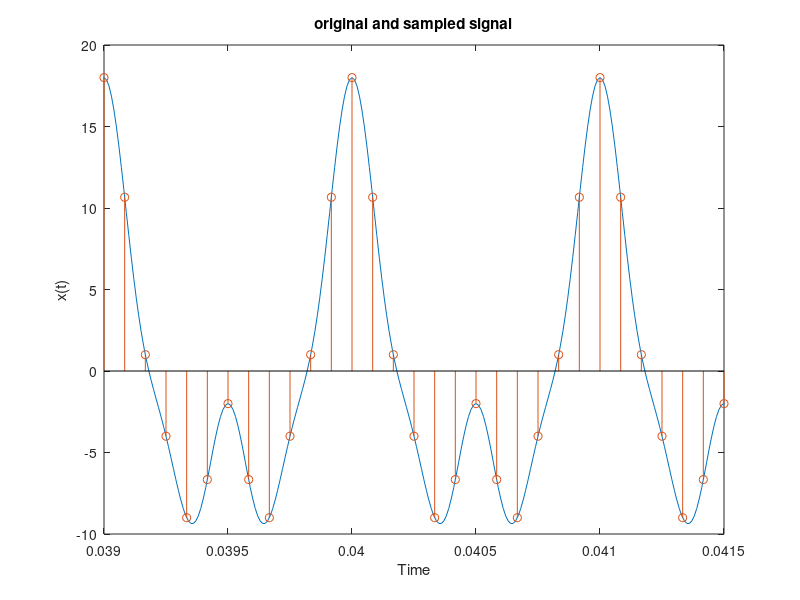

This chart was generated by the following MATLAB code: (Note: this script raises an error after producing the figure.)
clear;
clc;
%% Creating the Original Signal and Sampling at 12kHz
Fs = 12e3;                                                                 %Setting the Sampling Rate
t=0:0.01*10^-3:(100-0.01)*10^-3;                                           %Creating the time array for original signal
t1 = 0:1/Fs:(100-0.01)*10^-3;                                              %Creating the time 
x=10*cos(2*pi*1e3*t)+6*cos(2*pi*2*1e3*t)+2*cos(2*pi*4*1e3*t);              % Original Function
x1=10*cos(2*pi*1e3*t1)+6*cos(2*pi*2*1e3*t1)+2*cos(2*pi*4*1e3*t1);          % Sampled function
plot(t,x);                                                                 %Plotting the original function
hold on;
stem(t1,x1);                                                               %Plotting the sampled function
xlabel('Time');                                                            %X-Axis Label
ylabel('x(t)');                                                            %Y-Axis Label
title('original and sampled signal');                                      %Plot title
xlim([0.039, 0.0415]);
%% DFT of the Sampled Signal at 12kHz
DFT(10000,12);                                                             %Number of samples = 1e4 , Sampling Frequency = 12kHz
DFT(64,12);                                                                %Number of samples = 64 , Sampling Frequency = 12kHz
DFT(128,12);                                                               %Number of samples = 128 , Sampling Frequency = 12kHz
DFT(256,12);                                                               %Number of samples = 256 , Sampling Frequency = 12kHz
%% DFT of the Sampled Signal at frequencies lower than Nyquist Frequencies
DFT(10000,8);                                                              %Sampling Frequency = 8kHz, Number of samples = 1e4
DFT(10000,5);                                                              %Sampling Frequency = 5kHz, Number of samples = 1e4
DFT(10000,4);                                                              %Sampling Frequency = 4kHz, Number of samples = 1e4
%% Generating and Sampling a Square Wave
t= 0:1/(40e4):3e-3;                                                        %Time array
x = square(2*pi*1e3*t);                                                    %Square Wave
t1 = 0:1/20e3:3e-3;                                                        %Time array
x1 = square(2*pi*1e3*t1);                                                  %Sampled Wave
plot(t,x);                                                                 %Plot
hold on;
stem(t1,x1);                                                               %Sampled Signal Plotted
xlabel('Time');                                                            %X-Axis Label
ylabel('x(t)');                                                            %Y-Axis Label
title('original and sampled square Wave');                                 %Plot title
ylim([-2, 2]);                                                             %Y Axis Limits
%% DFT of Square Wave
[dt,y] = DFTsqr(256,20);                                                   % DFT of the square Wave, 20kHz, 256 Samples
%% Reconstruction of the Signal from the DFT
figure;
recx = ifft(y); 
t = (0:size(recx,2)-1)*dt;
x = square(2*pi*1e3*t);
plot(t,recx);
error = x-recx;
error = sqrt(error*error')
%% Error Plotting for Different Sampling Rates
freqarr = 2:2:600;
err = zeros(size(freqarr,1),1);
for freq = freqarr
    [dt,y] = DFTsqr(256,freq);    
    recx = ifft(y); 
    t = (0:size(recx,2)-1)*dt;
    x = square(2*pi*1e3*t);
    error = x-recx;
    err(freq/2) = sqrt(error*error');
end
plot(freqarr*1e3, err);
xlabel('Frequency');
ylabel('Error');
title('Error vs Frequency');
%%

